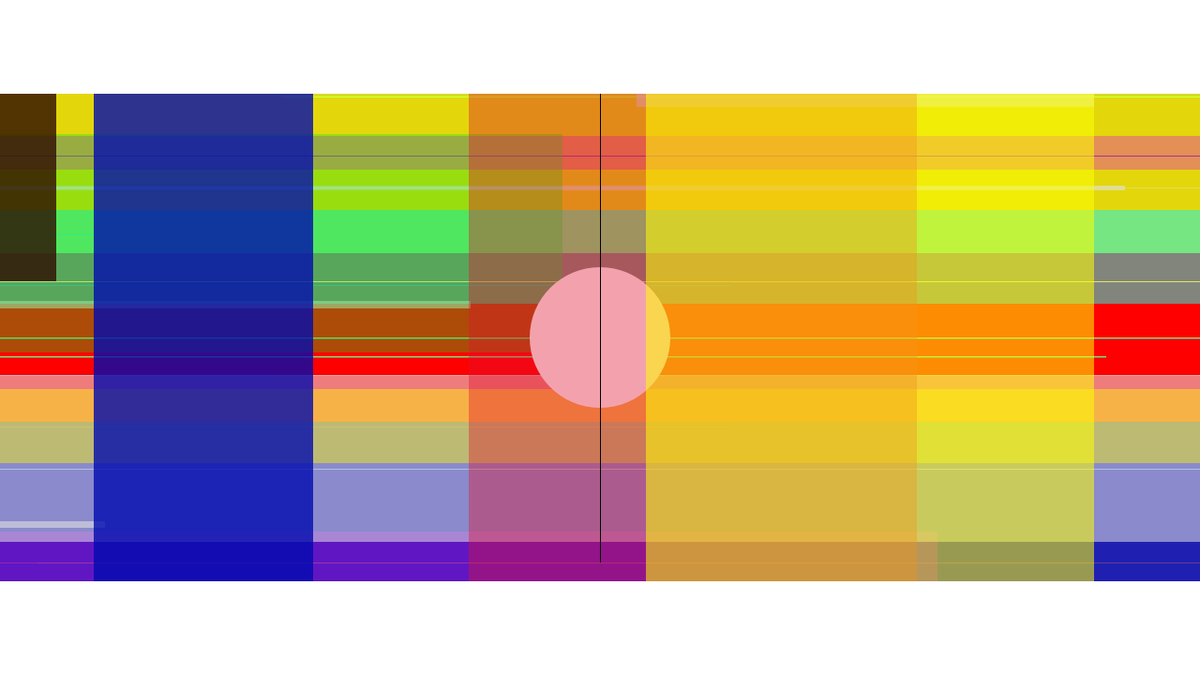
Frame 1 (no input)
Frame 60 (the mouse pressed at the canvas centre just before this capture): identical to frame 1, image omitted
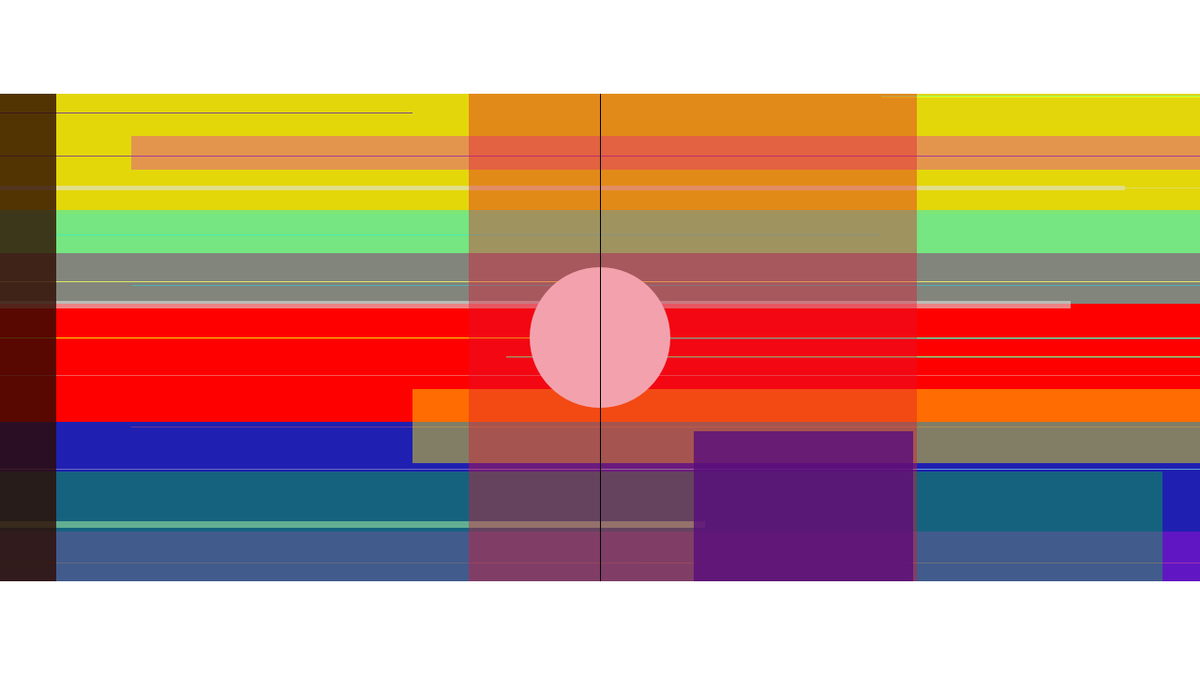
Frame 120 (the mouse held since frame 60 and released just before this capture)

The Processing sketch that drew these frames (run headless with seeded random() and noise(); from frame 60 on, the mouse is pressed at the canvas centre):

// Processing sketch: processing_57793
// ── processing_57793.pde

void setup () {
  size (1280, 720);
}

void draw () {
  background (255, 0, 0,120);
  noStroke();
  fill(222,255,13,215);
  rect(0,100,1280,170);
  fill(27,242,226,140);
  rect(0,224,1280,100);
  fill(12, 34, 192,130);
  rect(0, 450, 1280, 720);
  fill(12, 34, 192,215);
  rect(0, 450, 1280, 720);
  fill(246, 255, 0,215);
  rect(mouseX, 360, 1280, 1);
  rect(mouseX-100, 380, 1280, 1);
  rect(0, 300, 1280, 1);
  rect(mouseX+40, 600, 900, 1);
  rect(mouseX+300, 102, 1280, 2);
  rect(0, mouseY, 1280, 1);

  fill(0, 244, 255,100);
  rect(mouseX, 360, 1280, 2);
  rect(mouseX-100, 380, 1280, 2);
  rect(mouseX-500, 304, 1280, 1);
  rect(mouseX-600, 250, 900, 1);
  rect(mouseX+300, 102, 1280, 1);
  rect(mouseX, 500, 1280, 1);
  fill(0, 244, 255,100);
  rect(mouseX, mouseY, 1280, 1);
  
  fill(113,59,149,230);
  rect(0,600,1280,1);
  rect(0,166,1280,1);
  rect(mouseX-500,455,1280,1);
  rect(mouseX-1000,mouseY+400,1280,1);
  rect(mouseX-1200,120,1000,1); 

  fill(225,150);
  rect(0,198,1200,5); 
  rect (mouseX-888,556,1000,7);
  rect(mouseX-778,321,1280,8);
  rect(mouseX+679,100,488,14);
  
  fill(225,3,230,87);
  rect(mouseX-500,145,2000,36);
  rect(mouseX-1000,567,2000,208);
  
  fill(225,140);
  rect(0,mouseY+400,1280,178);
  rect(0,mouseY-400,1280,67);
  
  fill(255,247,3,111);
  rect(mouseX-200,415,1500,79);
  
  fill(0,232,26,83);
  rect(mouseX-1400,mouseY+143,2000,233);
  
  fill(232,221,0,21);
  rect(0,mouseY-230,1280,98);
  
  
  
  fill(225,100);
  rect(0,200,1280,1);
  rect(0,300,1280,1);
  rect(0,400,1280,1);
  rect(0,500,1280,1);
  
  
  
  fill(255);
  ellipse(640, 360, 150, 150);
  
  fill(0,10,175,203);
  rect(mouseX+100,mouseY+100,234,600);
  fill(45,10,0,203);
  rect(-100,mouseY-500,160,800);
  fill(225,19,47,100);
  rect(500,mouseY-300,478,2000);
  fill(254,255,3,140);
  rect(mouseX+689,mouseY-1000,478,3000);
  
  fill(0);
  rect(640,mouseY-400,1,1000);



  fill(255);
  rect(0, 0, 1280, 100);
  rect(0, 620, 1280, 100);
}
